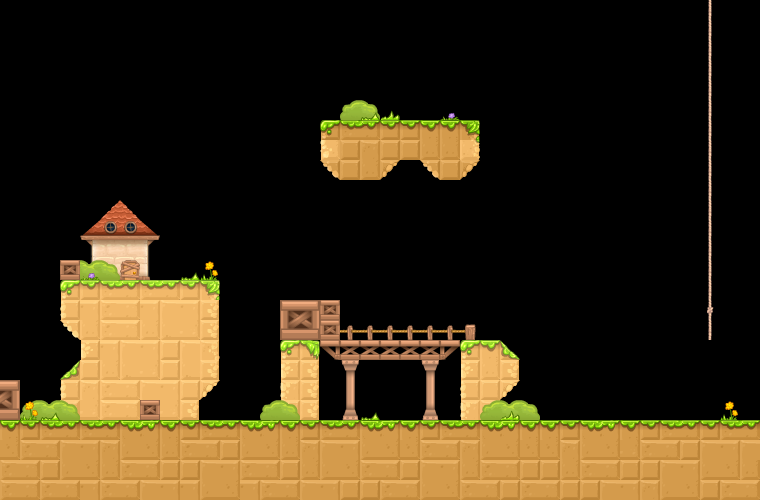

Tiled map render using the project's own tile images. Description and the map definition, with tile-layer contents summarised, below:
An orthogonal 38x25 tile map with 20x20 px tiles, 3 tile layers (块层 1, 块层 2, 块层 3) and 14 objects (6x Coin, 4x Barrier, ScorePoint, HeroSpawnPoint, PassStagePoint).

<map version="1.0" orientation="orthogonal" renderorder="right-down" width="38" height="25" tilewidth="20" tileheight="20" nextobjectid="18">
 <tileset firstgid="1" name="tiledmap" tilewidth="20" tileheight="20" spacing="2" margin="1">
  <image source="tiledmap.png" width="256" height="512" />
 </tileset>
 <layer name="块层 1" width="38" height="25">
  <data>[950 cells, 308 non-empty, 77 distinct tile ids]</data>
 </layer>
 <layer name="块层 2" width="38" height="25">
  <data>[950 cells, 15 non-empty, 7 distinct tile ids]</data>
 </layer>
 <layer name="块层 3" width="38" height="25">
  <data>[950 cells, 9 non-empty, 5 distinct tile ids]</data>
 </layer>
 <objectgroup name="Objects">
  <object id="1" name="ScorePoint" x="710" y="335" width="19" height="18" />
  <object id="2" name="HeroSpawnPoint" x="647" y="390" width="21" height="19" />
  <object id="3" name="Barrier" x="281" y="302" width="57" height="37" />
  <object id="4" name="Barrier" x="61" y="262" width="16" height="16" />
  <object id="5" name="Barrier" x="-1" y="381" width="20" height="38" />
  <object id="6" name="Barrier" x="142" y="401" width="18" height="19" />
  <object id="7" name="PassStagePoint" x="407" y="85" width="25" height="23" />
  <object id="8" name="Coin" x="142" y="313" width="17" height="17">
   <ellipse />
  </object>
  <object id="11" x="128" y="357" width="5">
   <ellipse />
  </object>
  <object id="13" name="Coin" x="123.5" y="331.5" width="17" height="17">
   <ellipse />
  </object>
  <object id="14" name="Coin" x="160.5" y="331.5" width="17" height="17">
   <ellipse />
  </object>
  <object id="15" name="Coin" x="360.5" y="241.5" width="17" height="17">
   <ellipse />
  </object>
  <object id="16" name="Coin" x="402.5" y="242.5" width="17" height="17">
   <ellipse />
  </object>
  <object id="17" name="Coin" x="381.5" y="216.5" width="17" height="17">
   <ellipse />
  </object>
 </objectgroup>
</map>